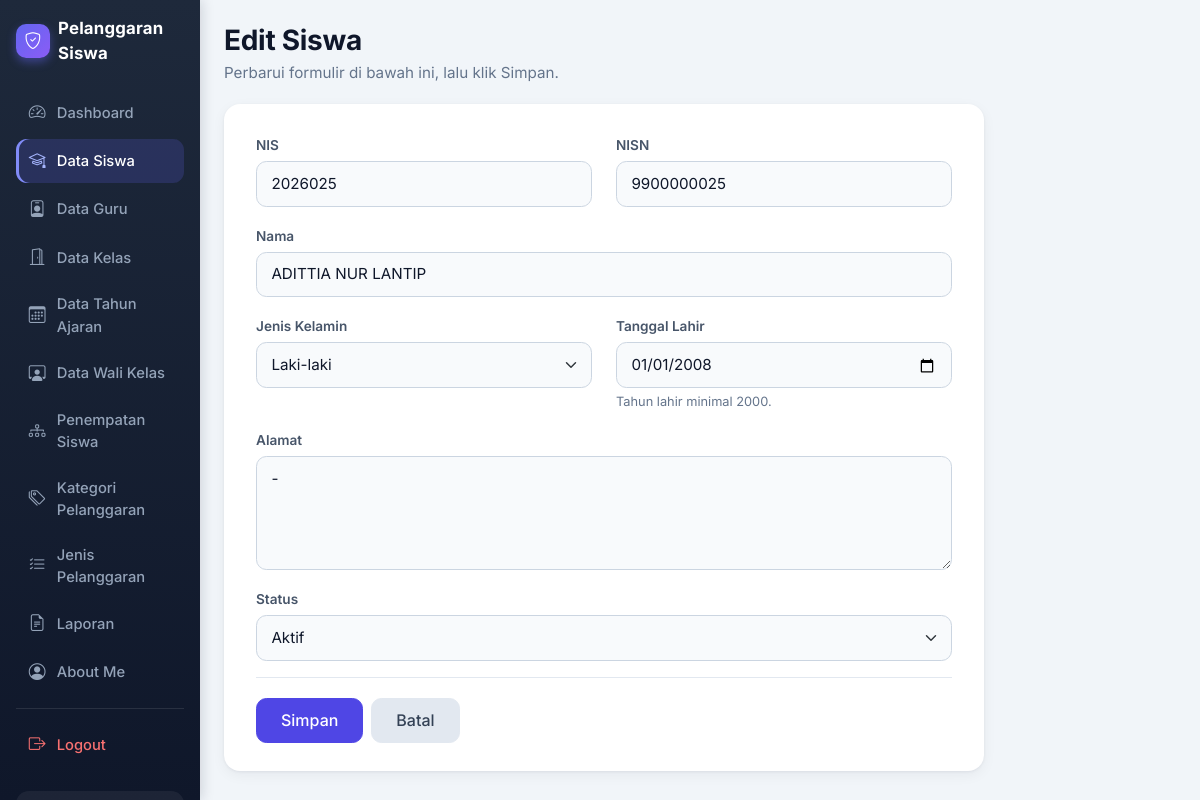
/edit_siswa.php?id=25 (signed in), run on an earlier commit of the app's database.
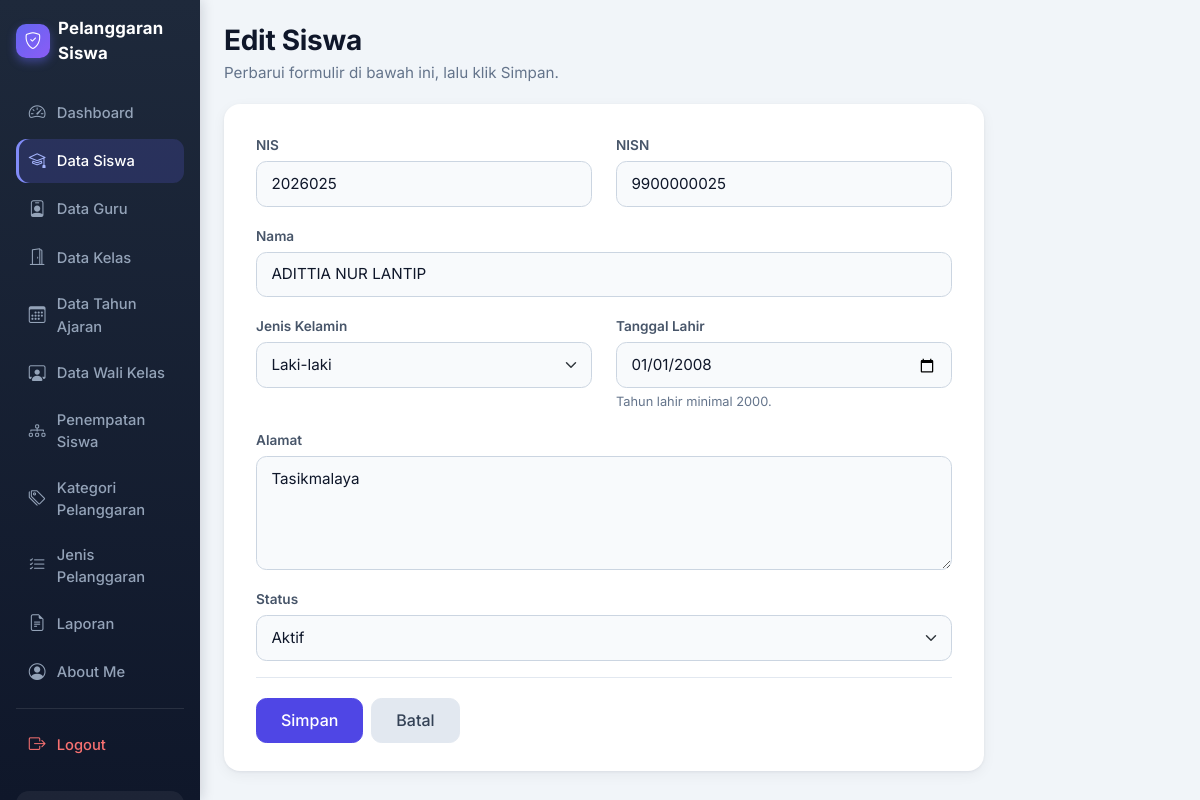
And on a later commit of the database.
### tables this page shows
CREATE TABLE `t_siswa` (
  `id` int(11) NOT NULL,
  `nis` varchar(30) DEFAULT NULL,
  `nisn` varchar(20) NOT NULL,
  `nama` varchar(150) DEFAULT NULL,
  `jenis_kelamin` char(1) NOT NULL,
  `tanggal_lahir` date NOT NULL,
  `alamat` text NOT NULL,
  `status_aktif` tinyint(1) NOT NULL,
  `created_at` timestamp NOT NULL DEFAULT current_timestamp(),
  `updated_at` timestamp NOT NULL DEFAULT current_timestamp()
);

### edit_siswa.php (called while the page is built, shortened)
<?php
include "config/koneksi.php";
include "includes/helper.php";
$id = (int) ($_GET['id'] ?? 0);
$siswa = ambil_satu($koneksi, "SELECT * FROM t_siswa WHERE id = ?", 'i', $id);
$v = [
    'nis'           => $siswa['nis'] ?? '',
    'nisn'          => $siswa['nisn'] ?? '',
    'nama'          => $siswa['nama'] ?? '',
    'jenis_kelamin' => $siswa['jenis_kelamin'] ?? '',
    'tanggal_lahir' => $siswa['tanggal_lahir'] ?? '',
    'alamat'        => $siswa['alamat'] ?? '',
    'status_aktif'  => (int) $siswa['status_aktif'],
];
$label_tombol = 'Simpan';
include 'layout/tambah_atas.php';
include 'layout/form_siswa.php';
include 'layout/tambah_bawah.php';

### layout/form_siswa.php (the view, shortened to what this page needs)
<?php
$galat = $galat ?? [];
$label_tombol = $label_tombol ?? 'Simpan';
$tgl_min = TAHUN_LAHIR_MIN . '-01-01';
$tgl_max = date('Y-m-d');
?>
<form method="POST" id="formSiswa">
    <div class="row">
        <div class="col-md-6 mb-3">
            <label for="nis" class="form-label">NIS</label>
            <input type="text" name="nis" id="nis" class="form-control<?= kelas_invalid($galat, 'nis'); ?>"
                   value="<?= htmlspecialchars((string) $v['nis']); ?>"
                   maxlength="<?= PANJANG_NIS; ?>" inputmode="numeric" placeholder="Maksimal <?= PANJANG_NIS; ?> digit angka" required>
        </div>
        <div class="col-md-6 mb-3">
            <label for="nisn" class="form-label">NISN</label>
            <input type="text" name="nisn" id="nisn" class="form-control<?= kelas_invalid($galat, 'nisn'); ?>"
                   value="<?= htmlspecialchars((string) $v['nisn']); ?>"
                   maxlength="<?= PANJANG_NISN; ?>" inputmode="numeric" placeholder="Maksimal <?= PANJANG_NISN; ?> digit angka" required>
        </div>
    </div>
    <div class="mb-3">
        <label for="nama" class="form-label">Nama</label>
        <input type="text" name="nama" id="nama" class="form-control<?= kelas_invalid($galat, 'nama'); ?>"
               value="<?= htmlspecialchars((string) $v['nama']); ?>" required>
    </div>
    <div class="row">
        <div class="col-md-6 mb-3">
            <label for="jenis_kelamin" class="form-label">Jenis Kelamin</label>
            <select name="jenis_kelamin" id="jenis_kelamin" class="form-select<?= kelas_invalid($galat, 'jenis_kelamin'); ?>" required>
                <option value="L" <?= ($v['jenis_kelamin'] === 'L') ? 'selected' : ''; ?>>Laki-laki</option>
            </select>
        </div>
        <div class="col-md-6 mb-3">
            <label for="tanggal_lahir" class="form-label">Tanggal Lahir</label>
            <input type="date" name="tanggal_lahir" id="tanggal_lahir"
                   class="form-control<?= kelas_invalid($galat, 'tanggal_lahir'); ?>"
                   value="<?= htmlspecialchars((string) $v['tanggal_lahir']); ?>"
                   min="<?= $tgl_min; ?>" max="<?= $tgl_max; ?>" required>
            <div class="form-text">Tahun lahir minimal <?= TAHUN_LAHIR_MIN; ?>.</div>
        </div>
    </div>
    <div class="mb-3">
        <label for="alamat" class="form-label">Alamat</label>
        <textarea name="alamat" id="alamat" rows="4" class="form-control"><?= htmlspecialchars((string) $v['alamat']); ?></textarea>
    </div>
    <div class="mb-3">
        <label for="status_aktif" class="form-label">Status</label>
        <?= html_status_select($v['status_aktif']); ?>
    </div>
    <div class="td-actions">
        <button type="submit" name="simpan" class="btn btn-primary"><?= htmlspecialchars($label_tombol); ?></button>
        <a href="kelola_siswa.php" class="btn btn-secondary">Batal</a>
    </div>
</form>

### includes/helper.php (shortened to what this page needs)
<?php
function kelas_invalid(array $galat, $kolom)
{
    return isset($galat[$kolom]) ? ' is-invalid' : '';
}
function html_status_select($nilai, $nama = 'status_aktif', $invalid = false)
{
    $n = ((string) $nilai === '0') ? '0' : '1';
    return '<select name="' . $nama . '" id="' . $nama . '" class="form-select' . ($invalid ? ' is-invalid' : '') . '">'
         . '<option value="1"' . ($n === '1' ? ' selected' : '') . '>Aktif</option>'
         . '<option value="0"' . ($n === '0' ? ' selected' : '') . '>Tidak Aktif</option>'
         . '</select>';
}
function ambil_semua($koneksi, $sql, $tipe = '', ...$param)
{
    $stmt = mysqli_prepare($koneksi, $sql);
    if ($tipe !== '') { mysqli_stmt_bind_param($stmt, $tipe, ...$param); }
    mysqli_stmt_execute($stmt);
    $hasil = mysqli_stmt_get_result($stmt);
    $baris = [];
    while ($hasil && ($r = mysqli_fetch_assoc($hasil))) { $baris[] = $r; }
    return $baris;
}
function ambil_satu($koneksi, $sql, $tipe = '', ...$param)
{
    $semua = ambil_semua($koneksi, $sql, $tipe, ...$param);
    return $semua[0] ?? null;
}

What changed in the data, as far as the page shows it:
changed t_siswa "ADITTIA NUR LANTIP": alamat "-" → "Tasikmalaya"
